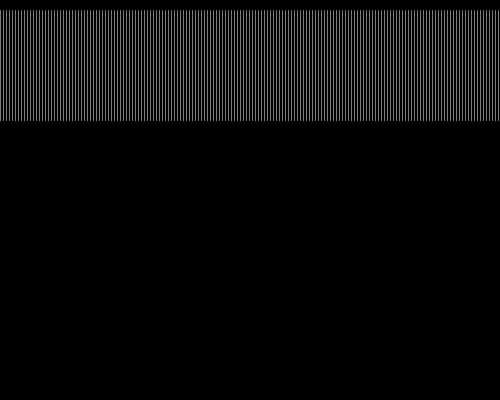
Frame 1 (no input)
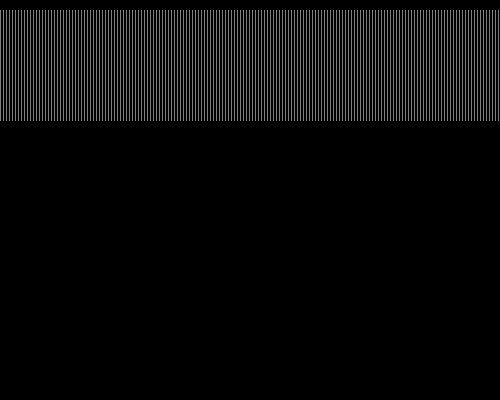
Frame 60 (the mouse pressed at the canvas centre just before this capture)
Frame 120 (the mouse held since frame 60 and released just before this capture): identical to frame 60, image omitted

The Processing sketch that drew these frames (run headless with seeded random() and noise(); from frame 60 on, the mouse is pressed at the canvas centre):

// Processing sketch: processing_108196
// ── processing_108196.pde

void setup() {
  size(500, 400);
  background(0);
}
void draw() {
  
  
  
  stroke(126);
  for (int i = 0; i < 500; i = i+3) {
  line(i,10, i, 120);
} 
  
 
}
